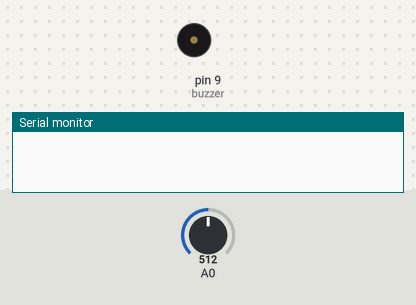
Simulated run of this sketch. Board: Arduino Uno, built with avr-gcc and run on an emulated ATmega328P. Parts: buzzer (waves = sounding, pin HIGH), the last lines printed to the serial monitor. Inputs (shaded band) come from the test bench; at power-on: A0 = 512.

Above: at 0.1 s.
At 1.1 s:
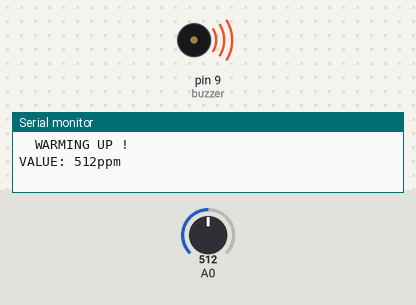
Timing chart, 0 to 2.6 s (numbered marks = the images above):
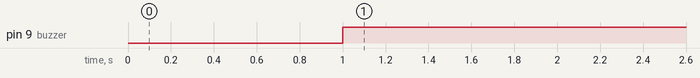

Measured:
- by itself, pin 9 (buzzer): LOW → HIGH at 1.0 s

The sketch:

gas_sensor.ino
```cpp
//#define MQ2pin 0
int buzzer = 9;
int sensorValue;  //variable to store sensor value
void setup()
{
  pinMode(buzzer, OUTPUT);
  delay(1000);
  Serial.begin(9600);
  Serial.println("  WARMING UP ! ");
 // delay(20000); // allow the MQ-6 to warm up
}
void loop()
{

  sensorValue = analogRead(A0); // read analog input pin 0
  Serial.print("VALUE: ");
  Serial.print(sensorValue);
  Serial.println("ppm");
  if(sensorValue > 200)
  {

    digitalWrite(buzzer,HIGH);
  }
  else
  {
    digitalWrite(buzzer,LOW);
  }
  delay(2000); // wait 2s for next reading
}
```
